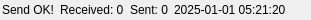
      <widget class="QWidget" name="statusWidget" native="true">
       <property name="maximumSize">
        <size>
         <width>16777215</width>
         <height>20</height>
        </size>
       </property>
       <layout class="QHBoxLayout" name="horizontalLayout">
        <property name="leftMargin">
         <number>2</number>
        </property>
        <property name="topMargin">
         <number>2</number>
        </property>
        <property name="rightMargin">
         <number>2</number>
        </property>
        <property name="bottomMargin">
         <number>2</number>
        </property>
        <item>
         <widget class="QLabel" name="statusLabel">
          <property name="text">
           <string>Send OK!</string>
          </property>
         </widget>
        </item>
        <item>
         <widget class="QLabel" name="RevLabel">
          <property name="text">
           <string>Received: 0</string>
          </property>
         </widget>
        </item>
        <item>
         <widget class="QLabel" name="sentLabel">
          <property name="text">
           <string>Sent: 0</string>
          </property>
         </widget>
        </item>
        <item>
         <widget class="QLabel" name="DateLabel">
          <property name="minimumSize">
           <size>
            <width>135</width>
            <height>0</height>
           </size>
          </property>
          <property name="maximumSize">
           <size>
            <width>135</width>
            <height>16777215</height>
           </size>
          </property>
          <property name="text">
           <string>2025-01-01 05:21:20</string>
          </property>
         </widget>
        </item>
       </layout>
      </widget>
